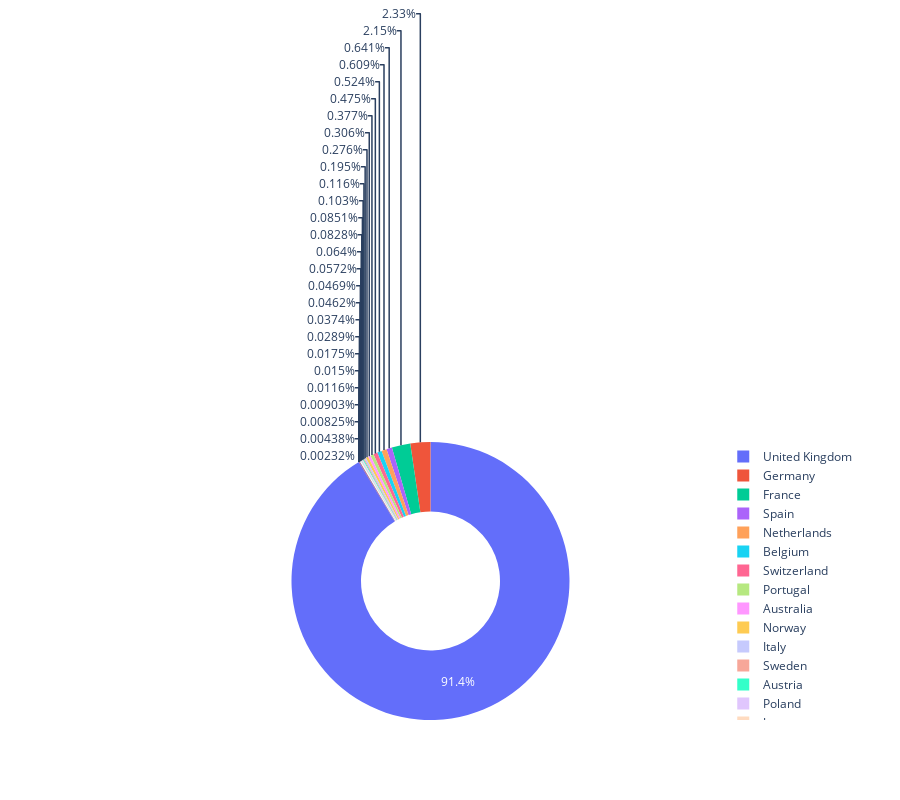

Here is the notebook cell this chart was saved with:
### Markdown cell above
#### No gráfico abaixo podemos ver que o reino unido foi o páis que mais se destacou em relação a quantidade de vendas durante o final de 2010 até o final de 2011

### Code cell
# Quantidade de pedidos realizados por cada país
df_paises = df_vendas.groupby('Country')['BillNo'].count().reset_index()
df_paises.sort_values(by='BillNo', ascending=False, ignore_index=True)

px.pie(df_paises, df_paises['Country'], df_paises['BillNo'], height=800, hole=0.5)

### Figure 1 — Plotly figure (JSON) as saved in the notebook; plotly's stock layout.template omitted (floating-point values rounded to 4 significant figures)
{"data": [{"domain": {"x": [0, 1], "y": [0, 1]}, "hole": 0.5, "hovertemplate": "Country=%{label}<br>BillNo=%{value}<extra></extra>", "labels": ["Australia", "Austria", "Bahrain", "Belgium", "Brazil", "France", "Germany", "Greece", "Iceland", "Israel", "Italy", "Japan", "Lebanon", "Lithuania", "Malta", "Netherlands", "Norway", "Poland", "Portugal", "RSA", "Saudi Arabia", "Singapore", "Spain", "Sweden", "Switzerland", "USA", "United Arab Emirates", "United Kingdom"], "legendgroup": "", "name": "", "showlegend": true, "type": "pie", "values": [1185, 398, 17, 2031, 32, 8342, 9042, 145, 182, 248, 758, 321, 45, 35, 112, 2363, 1072, 330, 1462, 58, 9, 222, 2485, 451, 1842, 179, 68, 354345]}], "layout": {"height": 800, "legend": {"tracegroupgap": 0}, "margin": {"t": 60}}}
